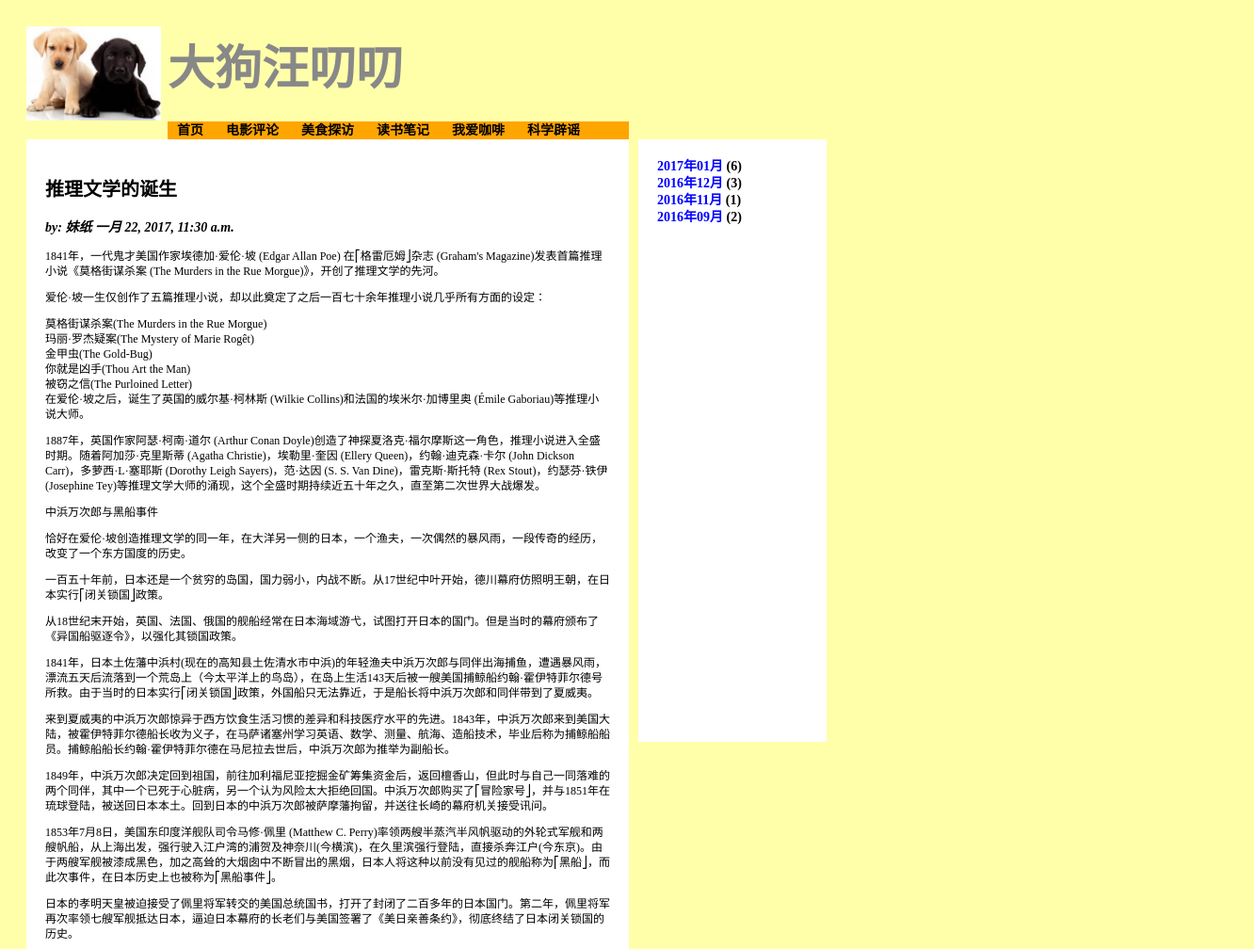
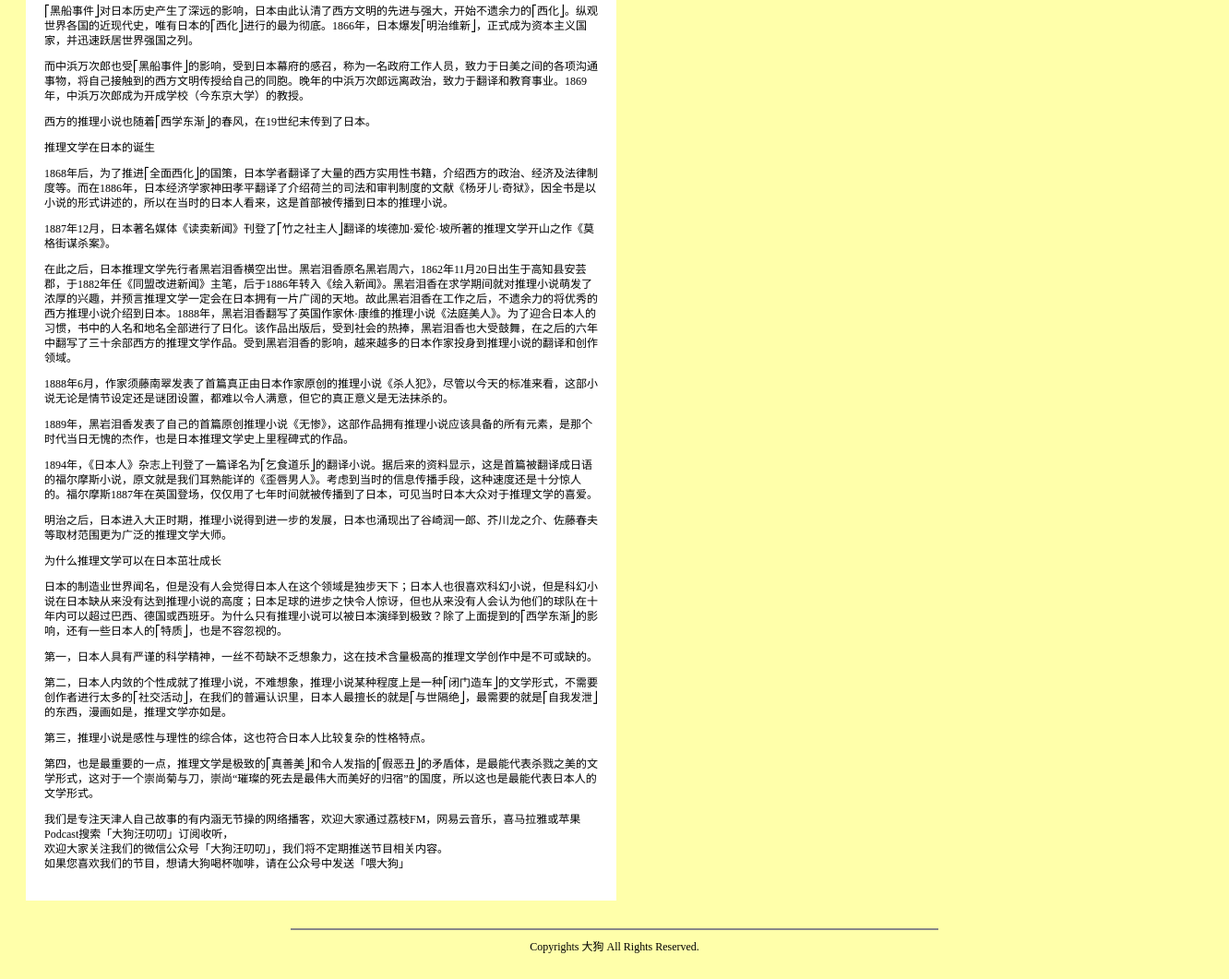
The app's page /blog/article/12 with its own data (2 pictures, top to bottom).
### blog/models.py (models this page shows, shortened)
class Category(models.Model):
	name = models.CharField(max_length = 20, verbose_name = '分类名称')
	class Meta:
		verbose_name = '分类'
		verbose_name_plural = '分类'

class Article(models.Model):
	title = models.CharField(max_length = 100, verbose_name = '标题')
	author = models.CharField(max_length = 30, verbose_name = '作者')
	body = models.TextField(verbose_name = '内容')
	category = models.ForeignKey(Category, null = True, on_delete = models.SET_NULL)
	timestamp = models.DateTimeField(verbose_name = '发布日期')
	class Meta:
		verbose_name = '文章'
		verbose_name_plural = '文章'

### blog/views.py (the view)
# urls.py: url(r'^article/(?P<articleID>[\d]+)', views.article, name = 'article'),
def article(request, articleID):
    template = loader.get_template('blog/article.html')
    article = Article.objects.get(id = articleID)
    categories = Category.objects.all();
    archives = getArchiveItems()
    context = {
        'article': article,
        'categories':categories,
        'archives':archives,
    }
    return HttpResponse(template.render(context, request))

### blog/views.py (called while the page is built)
def getArchiveItems():
    cursor = connection.cursor()
    sql = '''select distinct strftime('%Y年%m月',timestamp) postMonth,count(*) articleCount
            from blog_article
            group by postMonth
            order by postMonth desc;'''
    cursor.execute(sql)
    resultList = []
    yearMonthRegEx = re.compile(r'(?P<year>[\d]{4})\D+(?P<month>[\d]{2})\D+')
    dataRows = cursor.fetchall()
    for row in dataRows:
        resultItem = archiveItem()
        resultItem.displayText = row[0]
        resultItem.articleCount = row[1]
        yearMonthMatchObject = re.match(yearMonthRegEx, row[0])
        if yearMonthMatchObject is not None:
            resultItem.year = yearMonthMatchObject.group('year')
            resultItem.month = yearMonthMatchObject.group('month')
        resultList.append(resultItem)
    return resultList

### blog/templates/blog/article.html (shortened to what this page needs)
{% extends "blog/base.html" %}
{% load static %}
{% block content %}
    <h2 class="articleTitle">{{article.title}}</h2>
    <p class="articleAuthor">by: {{article.author}} {{article.timestamp}}</p>
    <span class="articleBody">{{article.body|linebreaks}}</span>
{% endblock %}

### blog/templates/blog/header.html
{% load static %}
<div id="headerLogoSection">
	<img src="{% static 'blog/images/logo.jpeg' %}" style="height:100px;" />
</div>
<div id="headerTitleSection">
	<span class="siteTitle">大狗汪叨叨</span>
</div>
<div id="headerNavSection">
    <span class="categoryItem">
        <a class="categoryLink" href="{% url 'index' %}">首页</a>
    </span>
    {% for category in categories %}
    <span class="categoryItem">
        <a class="categoryLink" href="{% url 'category' category.id %}">{{category.name}}</a>
    </span>
    {% endfor %}
</div>

### blog/static/blog/css/style.css (style rules this page uses)
body { background-color: #FFFFAA; position: relative; padding: 20px; }
#headerLogoSection { top: 0px; left: 0px; position:relative; }
#headerTitleSection { top:-100px; left: 150px; position:relative; }
#headerNavSection { background-color: orange; position: relative; height: 20px; width: 490px; top: -75px; left: 150px }
.siteTitle { font-family: STHeiti,SimHei; font-size: 50px; font-weight: bold; text-decoration: none; color: #888888; }
.articleTitle { font-family: STHeiti,SimHei; font-size: 20px; font-weight: bold; text-decoration: none; color: black; }
.articleAuthor { font-family: STSong,SimSum; font-size: 14px; font-weight: bold; text-decoration: none; font-style: italic; color: black; }
.articleBody { font-family: STSong,SimSum; font-size: 12px; line-height: 16px; font-weight: normal; text-decoration: none; color: black; }
a:link,active,hover,visited { font-family: STSong,SimSum; font-size: 12px; line-height: 16px; font-weight: bold; text-decoration: none; color: blue; }
a.categoryLink:link,active,hover,visited { font-family: STSong,SimSum; font-size: 14px; line-height: 18px; font-weight: bold; text-decoration: none; color: #000000; }
.categoryItem { padding-left: 10px; padding-right: 10px; min-width: 80px; text-align: center;; }

### records on screen
Category: name "电影评论"
Category: name "美食探访"
Category: name "读书笔记"
Category: name "我爱咖啡"
Category: name "科学辟谣"
Article: title "推理文学的诞生", author "妹纸", timestamp "一月 22, 2017, 11:30 a.m.", body "1841年，一代鬼才美国作家埃德加·爱伦·坡 (Edgar Allan Poe) 在⎡格雷厄姆⎦杂志 (Graham's Magazine)发表首篇推理小说《莫格街谋杀案 (The Murders in the Rue Morgue)》，开创了推理文学的先河。 爱伦·坡一生仅创作了五篇推理小说，却以此奠定了之后一百七十余年推理小说几乎所有方面的设定： 莫格街谋杀案(The Murders in the Rue Morgue) 玛丽·罗杰疑案(The Mystery of Marie Rogêt) 金甲虫(The Gold-Bug) 你就是凶手(Thou Art the Man) 被窃之信(The Purloined Letter) 在爱伦·坡之后，诞生了英国的威尔基·柯林斯 (Wilkie Collins)和法国的埃米尔·加博里奥 (Émile Gaboriau)等推理小说大师。 1887年，英国作家阿瑟·柯南·道尔 (Arthur Conan Doyle)创造了神探夏洛克·福尔摩斯这一角色，推理小说进入全盛时期。随着阿加莎·克里斯蒂 (Agatha Christie)，埃勒里·奎因 (Ellery Queen)，约翰·迪克森·卡尔 (John Dickson Carr)，多萝西·L·塞耶斯 (Dorothy Leigh Sayers)，范·达因 (S. S. Van Dine)，雷克斯·斯托特 (Rex Stout)，约瑟芬·铁伊 (Josephine Tey)等推理文学大师的涌现，这个全盛时期持续近五十年之久，直至第二次世界大战爆发。 中浜万次郎与黑船事件…"

### other values on screen
{{ archive.displayText }} "2017年01月" "2016年12月" "2016年11月" "2016年09月"
{{ archive.articleCount }} "6" "3" "1" "2"
